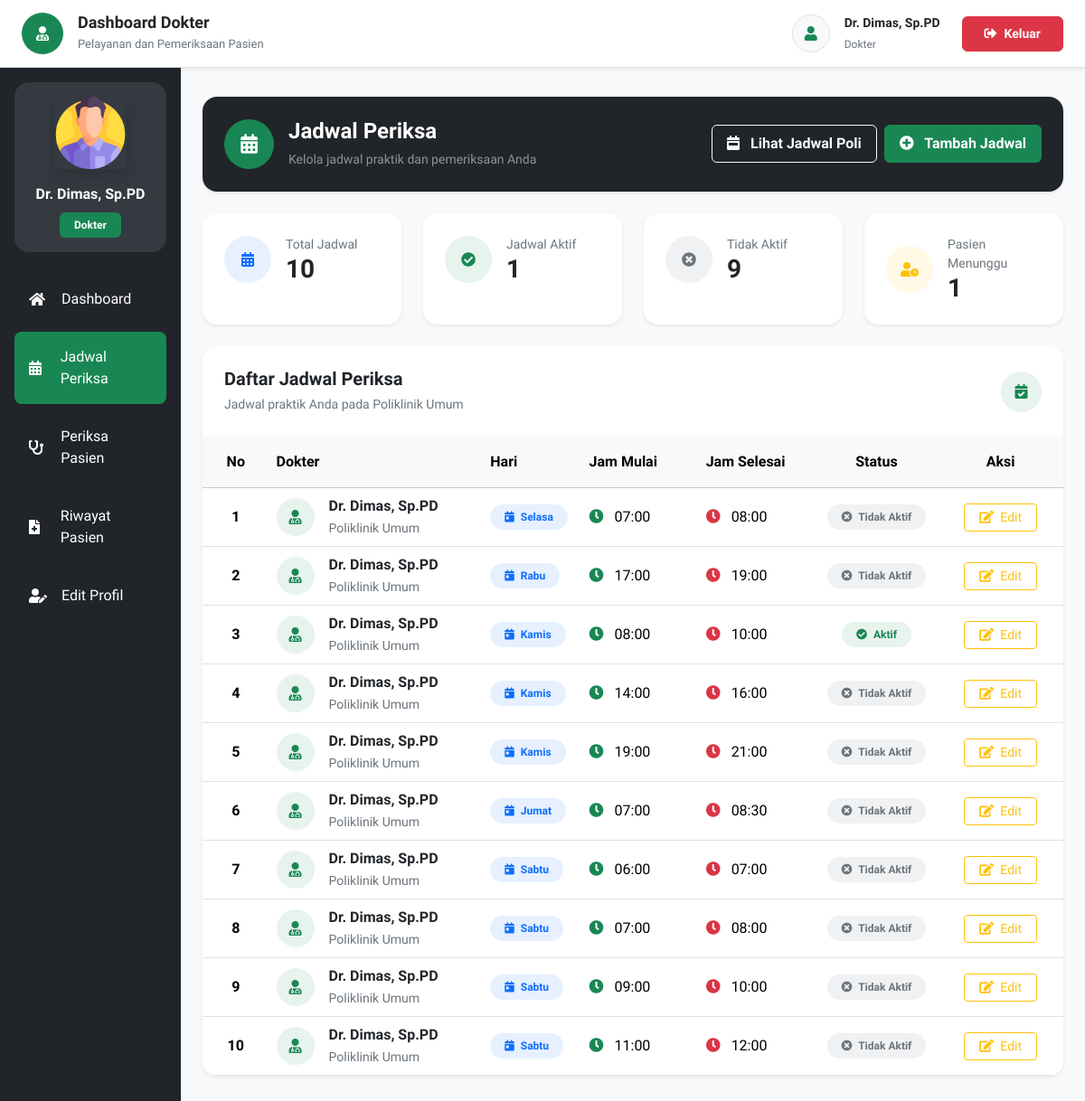
The app's page /jadwalPeriksa.php (signed in), older data.
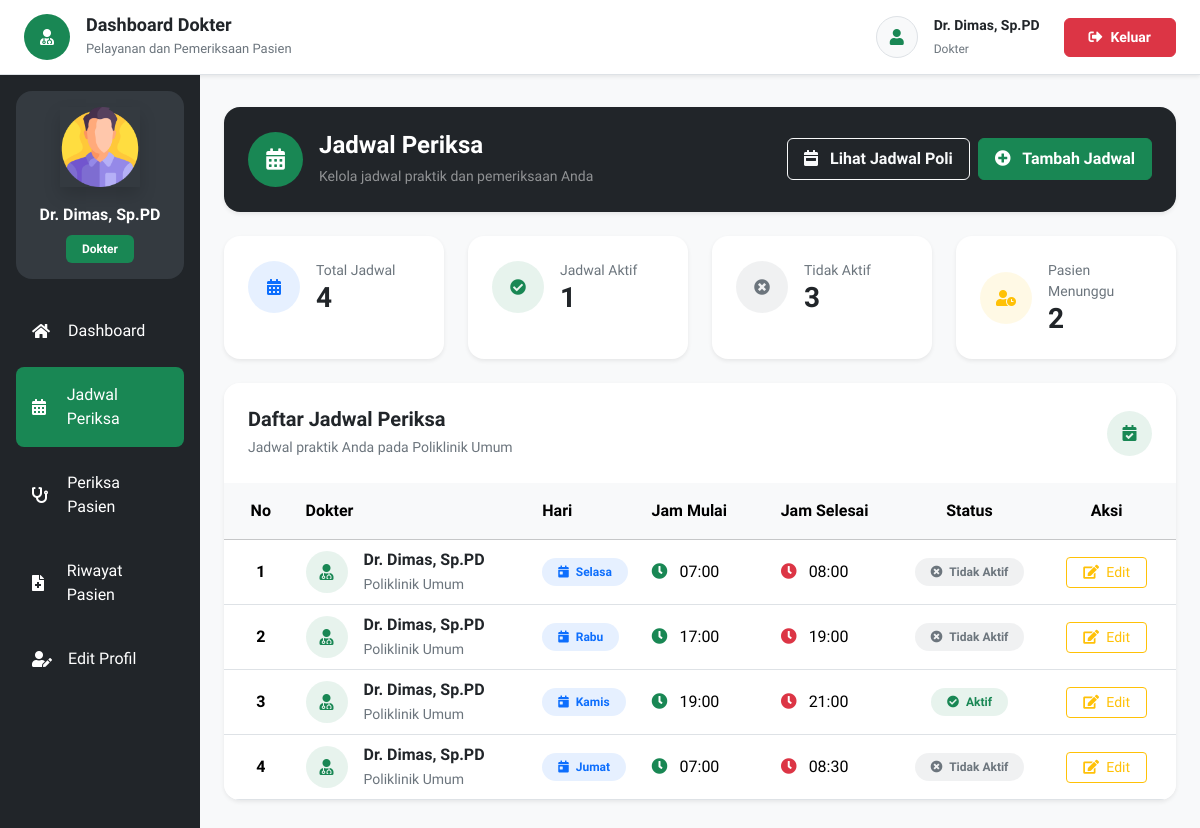
The same page, newer data.
### tables this page shows
CREATE TABLE `poli` (
  `id` int NOT NULL,
  `nama_poli` varchar(25) NOT NULL,
  `keterangan` text NOT NULL
);

CREATE TABLE `jadwal_periksa` (
  `id` int UNSIGNED NOT NULL,
  `id_dokter` int NOT NULL,
  `hari` enum('Senin','Selasa','Rabu','Kamis','Jumat','Sabtu') NOT NULL,
  `jam_mulai` time NOT NULL,
  `jam_selesai` time NOT NULL,
  `aktif` char(1) NOT NULL DEFAULT 'N'
);

CREATE TABLE `dokter` (
  `id` int NOT NULL,
  `nama` varchar(255) NOT NULL,
  `password` varchar(50) NOT NULL,
  `alamat` varchar(255) NOT NULL,
  `no_hp` varchar(50) NOT NULL,
  `id_poli` int NOT NULL
);

### pages/jadwalPeriksa/index.php (the view, shortened to what the rows shown need)
<?php
require_once 'config/koneksi.php';
$id_dokter = isset($id_dokter) ? (int) $id_dokter : 0;
$id_poli   = isset($id_poli) ? (int) $id_poli : 0;
$namaPoli = 'Poli';
$queryPoli = "
    SELECT nama_poli
    FROM poli
    WHERE id = $id_poli
    LIMIT 1
";
$resultPoli = mysqli_query($mysqli, $queryPoli);
if ($resultPoli && mysqli_num_rows($resultPoli) > 0) {
    $dataPoli = mysqli_fetch_assoc($resultPoli);
    $namaPoli = $dataPoli['nama_poli'];
}
$dataJadwalDokter = [];
$queryJadwalDokter = "
    SELECT
        jadwal_periksa.id,
        jadwal_periksa.id_dokter,
        jadwal_periksa.hari,
        jadwal_periksa.jam_mulai,
        jadwal_periksa.jam_selesai,
        jadwal_periksa.aktif,
        dokter.nama,
        dokter.id_poli,
        poli.nama_poli
    FROM jadwal_periksa
    INNER JOIN dokter
        ON jadwal_periksa.id_dokter = dokter.id
    INNER JOIN poli
        ON dokter.id_poli = poli.id
    WHERE dokter.id_poli = $id_poli
        AND dokter.id = $id_dokter
    ORDER BY
        FIELD(
            jadwal_periksa.hari,
            'Senin',
            'Selasa',
            'Rabu',
            'Kamis',
            'Jumat',
            'Sabtu'
        ),
        jadwal_periksa.jam_mulai ASC
";
$resultJadwalDokter = mysqli_query(
    $mysqli,
    $queryJadwalDokter
);
if ($resultJadwalDokter) {
    while (
        $jadwal = mysqli_fetch_assoc(
            $resultJadwalDokter
        )
    ) {
        $dataJadwalDokter[] = $jadwal;
    }
}
?>
<section class="py-2">
    <div class="card border-0 shadow-sm rounded-4 overflow-hidden">
        <div class="card-header bg-white border-0 p-4">
            <div class="d-flex align-items-center justify-content-between">
                <div>
                    <h5 class="fw-bold text-dark mb-1">
                        Daftar Jadwal Periksa
                    </h5>
                    <small class="text-secondary">
                        Jadwal praktik Anda pada
                        <?php echo htmlspecialchars($namaPoli); ?>
                    </small>
                </div>
            </div>
        </div>
        <div class="card-body p-0">
            <div class="table-responsive">
                <table class="table table-hover align-middle mb-0">
                    <thead class="table-light">
                        <tr>
                            <th class="text-center px-4 py-3">
                                No
                            </th>
                            <th class="py-3">
                                Dokter
                            </th>
                            <th class="py-3">
                                Hari
                            </th>
                            <th class="py-3">
                                Jam Mulai
                            </th>
                            <th class="py-3">
                                Jam Selesai
                            </th>
                            <th class="text-center py-3">
                                Status
                            </th>
                            <th class="text-center px-4 py-3">
                                Aksi
                            </th>
                        </tr>
                    </thead>
                    <tbody>
                    <?php if (!empty($dataJadwalDokter)) { ?>
                        <?php
                        $no = 1;
                        foreach ($dataJadwalDokter as $data) {
                        ?>
                            <tr>
                                <td class="text-center px-4 fw-semibold">
                                    <?php echo $no++; ?>
                                </td>
                                <td style="min-width:220px;">
                                    <div class="d-flex align-items-center">
                                        <div class="bg-success bg-opacity-10 text-success rounded-circle d-flex align-items-center justify-content-center me-3"
                                            style="
                                                width:42px;
                                                height:42px;
                                                min-width:42px;
                                            ">
                                            <i class="fas fa-user-md"></i>
                                        </div>
                                        <div>
                                            <div class="fw-semibold text-dark">
                                                <?php
                                                echo htmlspecialchars(
                                                    $data['nama']
                                                );
                                                ?>
                                            </div>
                                            <small class="text-secondary">
                                                <?php
                                                echo htmlspecialchars(
                                                    $data['nama_poli']
                                                );
                                                ?>
                                            </small>
                                        </div>
                                    </div>
                                </td>
                                <td>
                                    <span class="badge bg-primary bg-opacity-10 text-primary rounded-pill px-3 py-2">
                                        <i class="fas fa-calendar-day me-1"></i>
                                        <?php
                                        echo htmlspecialchars(
                                            $data['hari']
                                        );
                                        ?>
                                    </span>
                                </td>
                                <td style="min-width:120px;">
                                    <i class="fas fa-clock text-success me-2"></i>
                                    <?php
                                    echo htmlspecialchars(
                                        substr(
                                            $data['jam_mulai'],
                                            0,
                                            5
                                        )
                                    );
                                    ?>
                                </td>
                                <td style="min-width:120px;">
                                    <i class="fas fa-clock text-danger me-2"></i>
                                    <?php
                                    echo htmlspecialchars(
                                        substr(
                                            $data['jam_selesai'],
                                            0,
                                            5
                                        )
                                    );
                                    ?>
                                </td>
                                <td class="text-center">
                                    <?php if ($data['aktif'] === 'Y') { ?>
                                        <span class="badge bg-success bg-opacity-10 text-success rounded-pill px-3 py-2">
                                            <i class="fas fa-check-circle me-1"></i>
                                            Aktif
                                        </span>
                                    <?php } else { ?>
                                        <span class="badge bg-secondary bg-opacity-10 text-secondary rounded-pill px-3 py-2">
                                            <i class="fas fa-times-circle me-1"></i>
                                            Tidak Aktif
                                        </span>
                                    <?php } ?>
                                </td>
                                <td class="text-center px-4">
                                    <button type="button"
                                        class="btn btn-sm btn-outline-warning px-3"
                                        data-bs-toggle="modal"
                                        data-bs-target="#editModal<?php echo (int) $data['id']; ?>">
                                        <i class="fas fa-edit me-1"></i>
                                        Edit
                                    </button>
                                </td>
                            </tr>
                        <?php } ?>
                    <?php } ?>
                    </tbody>
                </table>
            </div>
        </div>
    </div>
</section>

Row changes from the older to the newer data that the page shows:
removed jadwal_periksa: id_dokter.nama "Dr. Dimas, Sp.PD", poli.nama_poli "Poliklinik Umum", hari "Kamis", jam_mulai "08:00", jam_selesai "10:00", aktif "Y" (drawn)
removed jadwal_periksa: id_dokter.nama "Dr. Dimas, Sp.PD", poli.nama_poli "Poliklinik Umum", hari "Kamis", jam_mulai "14:00", jam_selesai "16:00", aktif "N" (drawn)
removed jadwal_periksa: id_dokter.nama "Dr. Dimas, Sp.PD", poli.nama_poli "Poliklinik Umum", hari "Sabtu", jam_mulai "06:00", jam_selesai "07:00", aktif "N" (drawn)
removed jadwal_periksa: id_dokter.nama "Dr. Dimas, Sp.PD", poli.nama_poli "Poliklinik Umum", hari "Sabtu", jam_mulai "07:00", jam_selesai "08:00", aktif "N" (drawn)
removed jadwal_periksa: id_dokter.nama "Dr. Dimas, Sp.PD", poli.nama_poli "Poliklinik Umum", hari "Sabtu", jam_mulai "09:00", jam_selesai "10:00", aktif "N" (drawn)
removed jadwal_periksa: id_dokter.nama "Dr. Dimas, Sp.PD", poli.nama_poli "Poliklinik Umum", hari "Sabtu", jam_mulai "11:00", jam_selesai "12:00", aktif "N" (drawn)
changed jadwal_periksa "Kamis": aktif "Tidak Aktif" → "Aktif"
Text that changed along with them:
$totalJadwal: "10" → "4"
$totalTidakAktif: "9" → "3"
$jumlahPasienMenunggu: "1" → "2"
